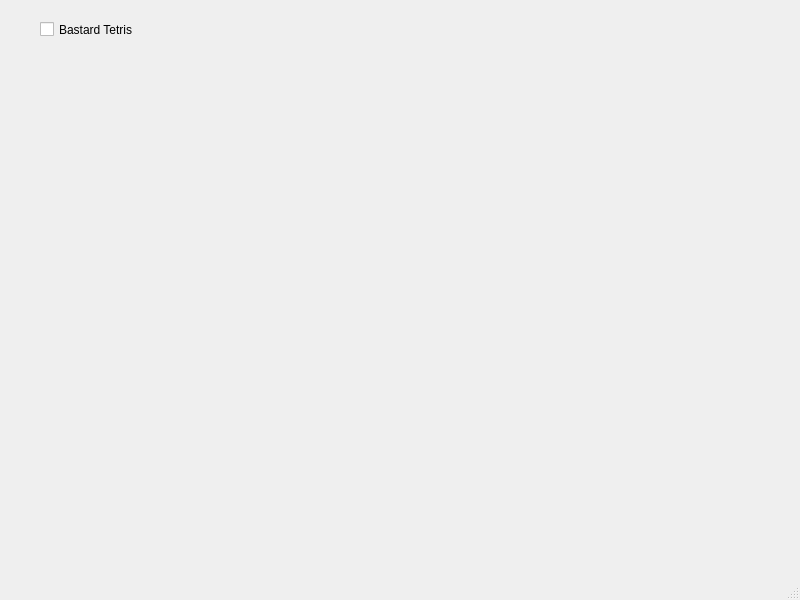
<?xml version="1.0" encoding="UTF-8"?>
<ui version="4.0">
 <class>TetrixWindow</class>
 <widget class="QMainWindow" name="TetrixWindow">
  <property name="geometry">
   <rect>
    <x>0</x>
    <y>0</y>
    <width>800</width>
    <height>600</height>
   </rect>
  </property>
  <property name="windowTitle">
   <string>TetrixWindow</string>
  </property>
  <widget class="QWidget" name="centralwidget">
   <widget class="QCheckBox" name="checkBox">
    <property name="geometry">
     <rect>
      <x>40</x>
      <y>20</y>
      <width>131</width>
      <height>19</height>
     </rect>
    </property>
    <property name="text">
     <string>Bastard Tetris</string>
    </property>
   </widget>
  </widget>
  <widget class="QMenuBar" name="menubar">
   <property name="geometry">
    <rect>
     <x>0</x>
     <y>0</y>
     <width>800</width>
     <height>20</height>
    </rect>
   </property>
  </widget>
  <widget class="QStatusBar" name="statusbar"/>
 </widget>
 <resources/>
 <connections/>
</ui>
